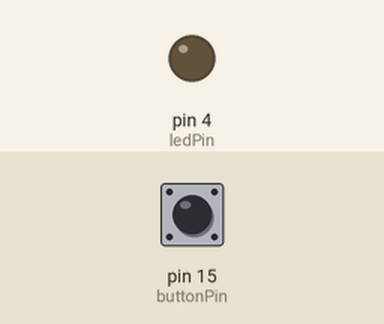
Simulated run of this sketch. Board: Arduino Uno, built with avr-gcc and run on an emulated ATmega328P. Parts: output pins drawn as LEDs (lit = HIGH). Inputs (shaded band) come from the test bench; at power-on: pin 15 (buttonPin) HIGH.

Above: at 0.3 s.
At 4.6 s:
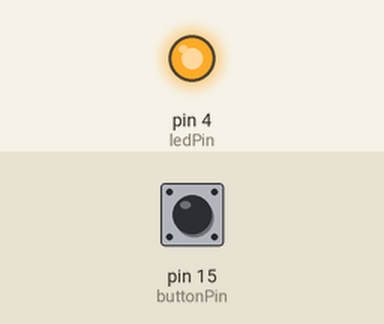
Timing chart, 0 to 7.0 s (numbered marks = the images above):
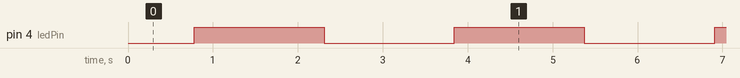

The sketch:

AnalogAkis.ino
```cpp
const int ledPin = 4;
const int buttonPin = 15;

int brightness = 0;
int fadeAmount = 5;

unsigned long previousMillis = 0;
const long interval = 30;  // parlama hız aralığı (milisaniye)

void setup() {
  pinMode(ledPin, OUTPUT);
  pinMode(buttonPin, INPUT_PULLUP);
}

void loop() {
  bool buttonPressed = digitalRead(buttonPin) == LOW;
  unsigned long currentMillis = millis();

  // Parlama döngüsü her zaman çalışır
  if (currentMillis - previousMillis >= interval) {
    previousMillis = currentMillis;

    brightness += fadeAmount;
    if (brightness <= 0 || brightness >= 255) {
      fadeAmount = -fadeAmount;
    }
  }

  // Buton basılıysa LED tam parlak, değilse parlama değerinde
  if (buttonPressed) {
    analogWrite(ledPin, 255);
  } else {
    analogWrite(ledPin, brightness);
  }
}
```

Measured:
- by itself, pin 4 (ledPin): alternates HIGH for 1.5 s and LOW for 1.5 s
